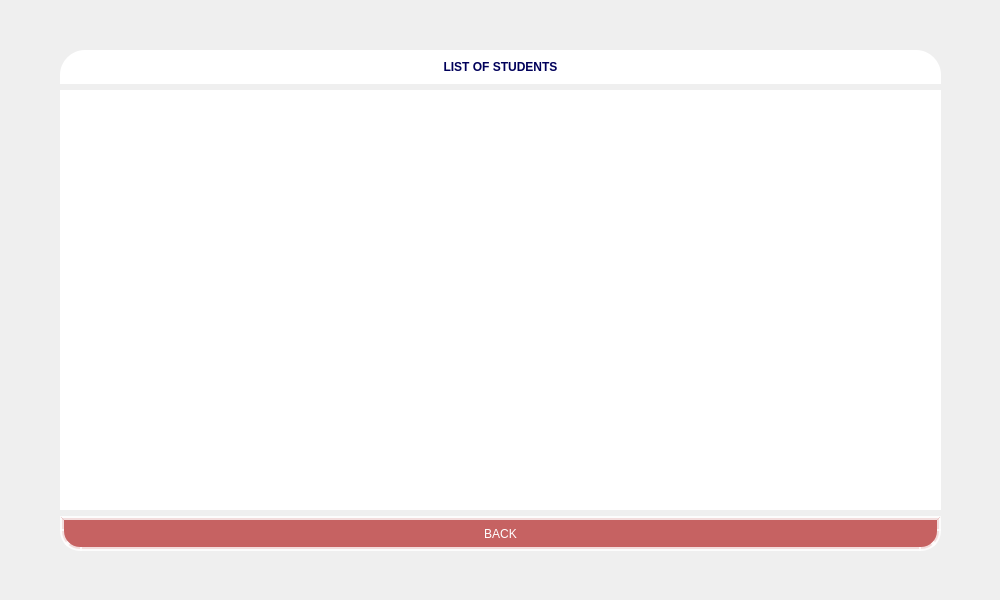
<?xml version="1.0" encoding="UTF-8"?>
<ui version="4.0">
 <class>Dialog</class>
 <widget class="QDialog" name="Dialog">
  <property name="geometry">
   <rect>
    <x>0</x>
    <y>0</y>
    <width>1000</width>
    <height>600</height>
   </rect>
  </property>
  <property name="windowTitle">
   <string>List of Students</string>
  </property>
  <widget class="QLabel" name="label">
   <property name="geometry">
    <rect>
     <x>0</x>
     <y>0</y>
     <width>1000</width>
     <height>600</height>
    </rect>
   </property>
   <property name="text">
    <string/>
   </property>
   <property name="pixmap">
    <pixmap>../../image/Purple and White Modern Login and Sign-up Website Page UI Desktop Prototype (1000 x 710 px) (1000 x 710 px) (1000 x 712 px) (1000 x 600 px).png</pixmap>
   </property>
   <property name="scaledContents">
    <bool>true</bool>
   </property>
  </widget>
  <widget class="QWidget" name="verticalLayoutWidget">
   <property name="geometry">
    <rect>
     <x>60</x>
     <y>50</y>
     <width>881</width>
     <height>501</height>
    </rect>
   </property>
   <layout class="QVBoxLayout" name="verticalLayout">
    <item>
     <widget class="QLabel" name="label_3">
      <property name="minimumSize">
       <size>
        <width>0</width>
        <height>0</height>
       </size>
      </property>
      <property name="maximumSize">
       <size>
        <width>956</width>
        <height>50</height>
       </size>
      </property>
      <property name="styleSheet">
       <string notr="true">background-color: white;
color: rgb(0, 0, 90);
font-weight: bold;
font: 5000 12pt &quot;Arial&quot;;
border-top-left-radius: 25px;
border-top-right-radius: 25px;
padding: 10px;
</string>
      </property>
      <property name="text">
       <string>LIST OF STUDENTS</string>
      </property>
      <property name="alignment">
       <set>Qt::AlignCenter</set>
      </property>
     </widget>
    </item>
    <item>
     <widget class="QListWidget" name="listWidget_Students">
      <property name="minimumSize">
       <size>
        <width>0</width>
        <height>0</height>
       </size>
      </property>
      <property name="maximumSize">
       <size>
        <width>16777215</width>
        <height>500</height>
       </size>
      </property>
      <property name="styleSheet">
       <string notr="true">    QListWidget {
        border: 2px solid rgb(255,255,255);
        background-color: white;
        padding: 5px;
    }</string>
      </property>
     </widget>
    </item>
    <item>
     <layout class="QHBoxLayout" name="horizontalLayout">
      <item>
       <widget class="QPushButton" name="pushButton_Home">
        <property name="minimumSize">
         <size>
          <width>0</width>
          <height>35</height>
         </size>
        </property>
        <property name="maximumSize">
         <size>
          <width>16777215</width>
          <height>50</height>
         </size>
        </property>
        <property name="styleSheet">
         <string notr="true">QPushButton {
    font: 5000 14pt &quot;Arial&quot;; /* Font Arial Black, size 12 */
    background-color: rgba(170,0,0,150); /* Màu nền đỏ đậm */
    color: rgb(255,255,255); /* Màu chữ trắng */
    border-bottom-left-radius: 20px;
    border-bottom-right-radius: 20px;
    padding: 4px; /* Khoảng cách giữa chữ và viền */
    border: 4px solid rgba(255, 255,255, 200); /* Viền đỏ đậm */
    box-shadow: 3px 3px 8px rgba(0, 0, 0, 100); /* Đổ bóng */
}

QPushButton:hover {
    background-color: rgb(170,0,0); /* Màu sáng hơn khi hover */
	color: rgb(255,255,255);
}

QPushButton:pressed {
    background-color: rgb(112,0,0); /* Màu tối hơn khi nhấn */
	color: rgb(255,255,255);
    box-shadow: 1px 1px 5px rgba(0, 0, 0, 150); /* Giảm bóng khi nhấn */
}</string>
        </property>
        <property name="text">
         <string>BACK</string>
        </property>
       </widget>
      </item>
     </layout>
    </item>
   </layout>
  </widget>
 </widget>
 <resources/>
 <connections/>
</ui>
